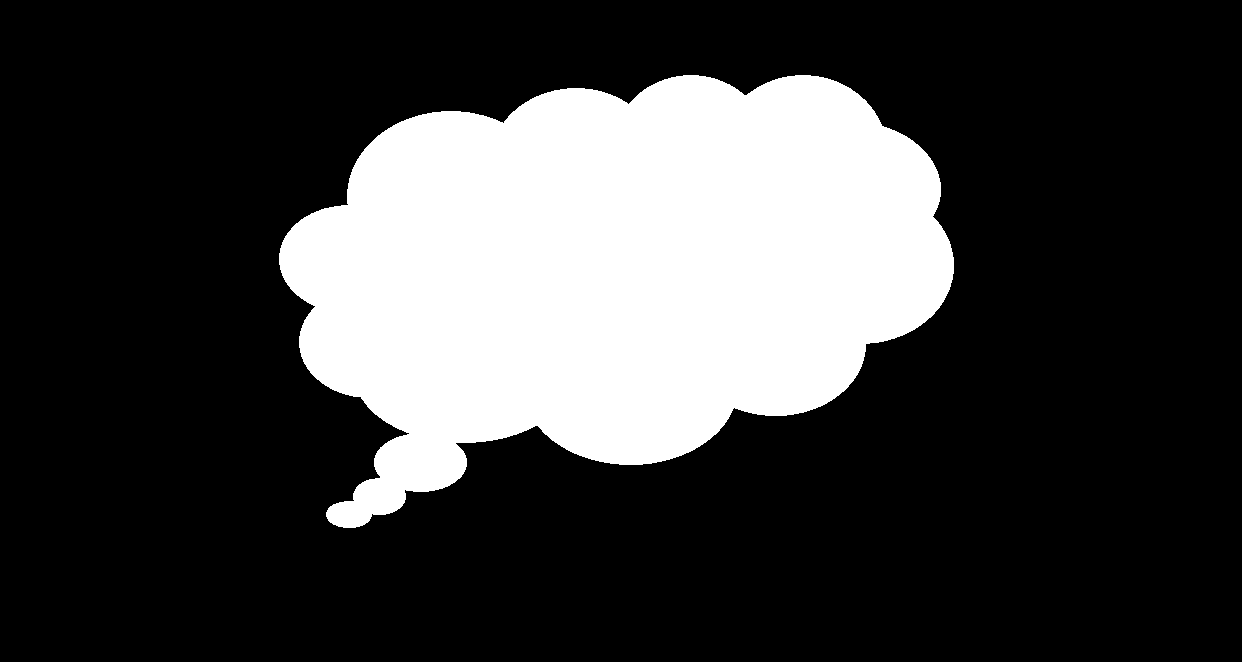
#> input picture CV03/data/shape_features.png, 1242 x 662 px, found by its file name
$ python 6__hu_moments_properties.py
#> lines starting #> are read from the running program, lines starting #| are printed output that depends on the picture; after the words box and inside, x2 and y2 are one past the last pixel; in counts of white or black regions, pixels touching at a corner belong together
"""
Hu moments calculation and properties

개요
    휴 모멘트의 값이 회전에 대해 같은 값을 유지한다는 것을 확인하였고,
    반사에 대해서는 7번째 성분의 부호가 반대로 된다는 것을 확인하였다.
"""

# Import required packages:
import cv2
from matplotlib import pyplot as plt


def show_img_with_matplotlib(color_img, title, pos):
    """Shows an image using matplotlib capabilities"""

    # Convert BGR image to RGB
    img_RGB = color_img[:, :, ::-1]

    ax = plt.subplot(1, 3, pos)
    plt.imshow(img_RGB)
    plt.title(title)
    plt.axis('off')


# Create the dimensions of the figure and set title:
fig = plt.figure(figsize=(12, 5))
plt.suptitle("Hu moment invariants properties", fontsize=14, fontweight='bold')
fig.patch.set_facecolor('silver')

# Load the images (cv2.imread()) and convert them to grayscale (cv2.cvtColor()):
image_1 = cv2.imread("../data/shape_features.png")
#> image_1 is the input picture: shape (662, 1242, 3); 24.8% white; 1 white region, box (x1, y1, x2, y2) and area: (279, 75, 954, 528) 203750
image_2 = cv2.imread("../data/shape_features_rotation.png")
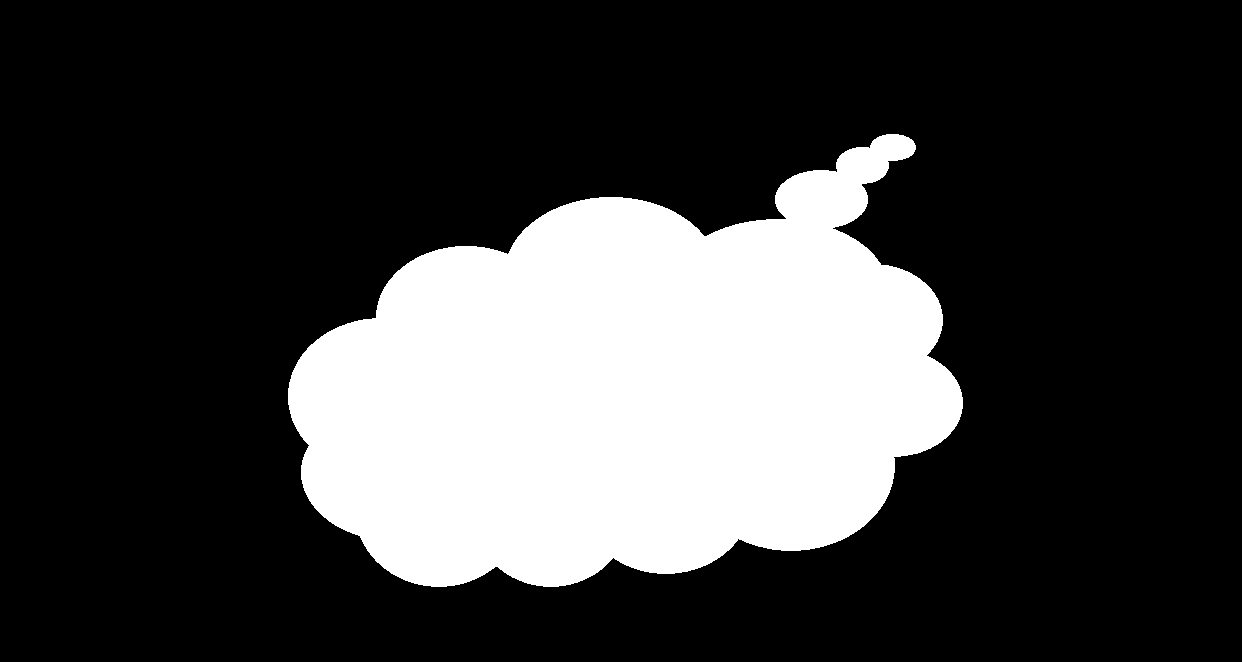
#> input picture CV03/data/shape_features_rotation.png, 1242 x 662 px, found by its file name
#> image_2 is the input picture: shape (662, 1242, 3); 24.8% white; 1 white region, box (x1, y1, x2, y2) and area: (288, 134, 963, 587) 203750
image_3 = cv2.imread("../data/shape_features_reflection.png")
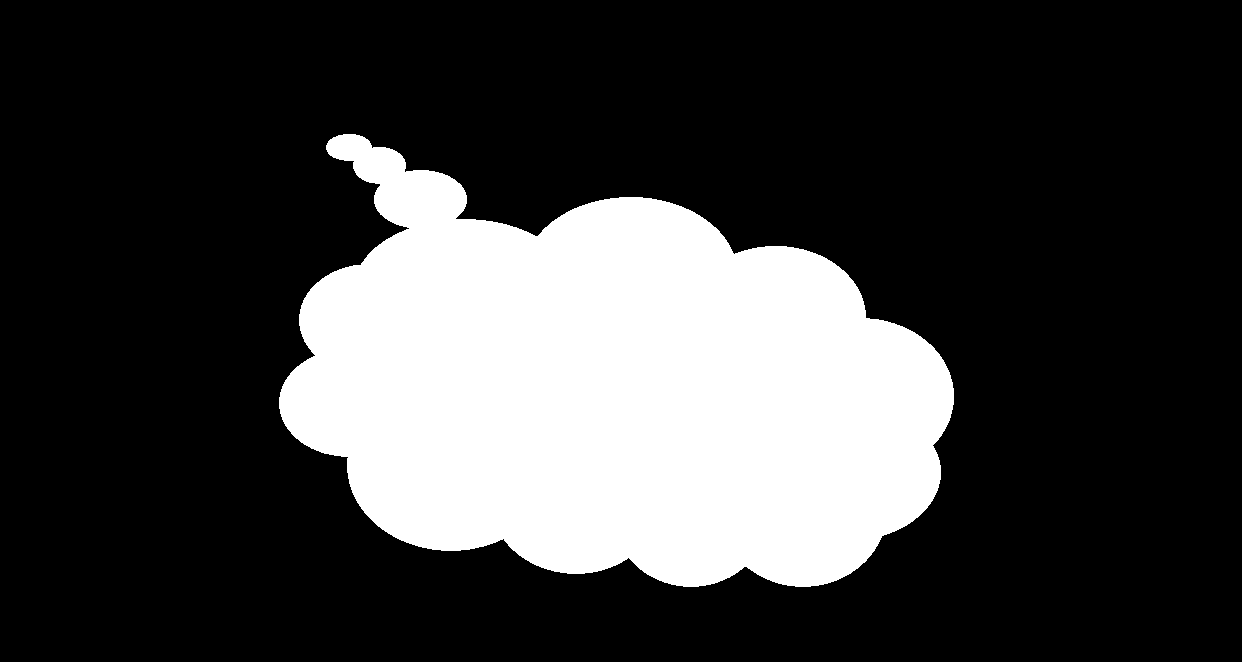
#> input picture CV04/shape_features_reflection.png, 1242 x 662 px, found by its file name
#> image_3 is the input picture: shape (662, 1242, 3); 24.8% white; 1 white region, box (x1, y1, x2, y2) and area: (279, 134, 954, 587) 203750
gray_image_1 = cv2.cvtColor(image_1, cv2.COLOR_BGR2GRAY)
gray_image_2 = cv2.cvtColor(image_2, cv2.COLOR_BGR2GRAY)
gray_image_3 = cv2.cvtColor(image_3, cv2.COLOR_BGR2GRAY)

# Apply cv2.threshold() to get a binary image:
ret_1, thresh_1 = cv2.threshold(gray_image_1, 70, 255, cv2.THRESH_BINARY)
ret_2, thresh_2 = cv2.threshold(gray_image_2, 70, 255, cv2.THRESH_BINARY)
ret_2, thresh_3 = cv2.threshold(gray_image_3, 70, 255, cv2.THRESH_BINARY)

# Compute Hu moments cv2.HuMoments():
HuM_1 = cv2.HuMoments(cv2.moments(thresh_1, True)).flatten()
#> HuM_1 = [0.193, 0.0101, 5.7e-05, 1.97e-06, 2.47e-12, -1.88e-07, 2.07e-11]
HuM_2 = cv2.HuMoments(cv2.moments(thresh_2, True)).flatten()
#> HuM_2 has the same summary as HuM_1
HuM_3 = cv2.HuMoments(cv2.moments(thresh_3, True)).flatten()
#> HuM_3 = [0.193, 0.0101, 5.7e-05, 1.97e-06, 2.47e-12, -1.88e-07, -2.07e-11]

# Show calculated Hu moments for the three images:
print("Hu moments (original): '{}'".format(HuM_1))
#| Hu moments (original): '[ 1.92801772e-01  1.01173781e-02  5.70258405e-05  1.96536742e-06
#|   2.46949980e-12 -1.88337981e-07  2.06595472e-11]'
print("Hu moments (rotation): '{}'".format(HuM_2))
#| Hu moments (rotation): '[ 1.92801772e-01  1.01173781e-02  5.70258405e-05  1.96536742e-06
#|   2.46949980e-12 -1.88337981e-07  2.06595472e-11]'
print("Hu moments (reflection): '{}'".format(HuM_3))
#| Hu moments (reflection): '[ 1.92801772e-01  1.01173781e-02  5.70258405e-05  1.96536742e-06
#|   2.46949980e-12 -1.88337981e-07 -2.06595472e-11]'

# Plot the images:
show_img_with_matplotlib(image_1, "original", 1)
show_img_with_matplotlib(image_2, "rotation", 2)
show_img_with_matplotlib(image_3, "reflection", 3)

# Show the Figure:
plt.show()
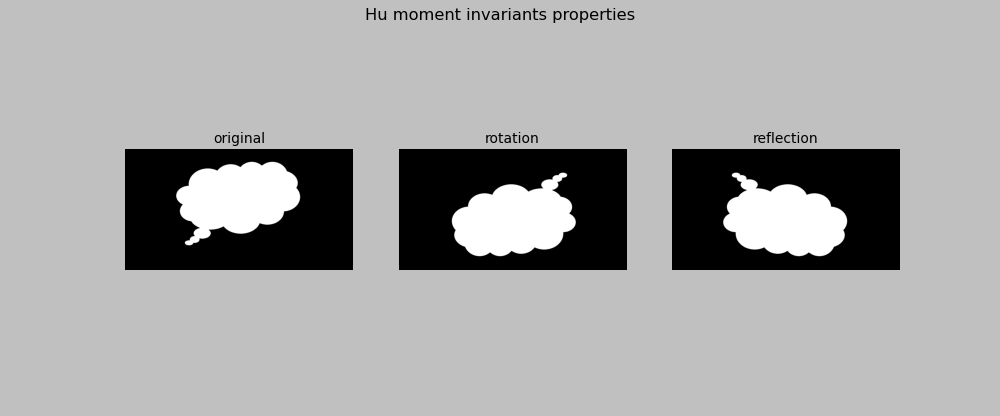
#> figure drawn by matplotlib, 3 panels
